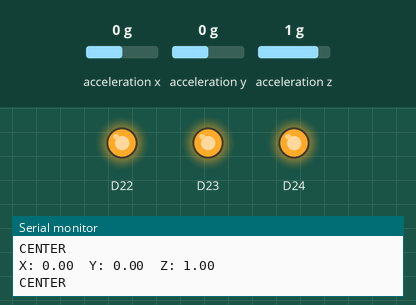
Simulated run of this sketch. Board: Arduino Nano 33 BLE. On the bench: output pins drawn as LEDs (lit = HIGH), the last lines printed to the serial monitor. Inputs (shaded band) come from the test bench; at power-on: acceleration x 0 g, acceleration y 0 g, acceleration z 1 g.

Above: at 1.2 s.
1.3 s: acceleration x set to -0.2 g
2.8 s: acceleration x set to -0.5 g
At 4.0 s:
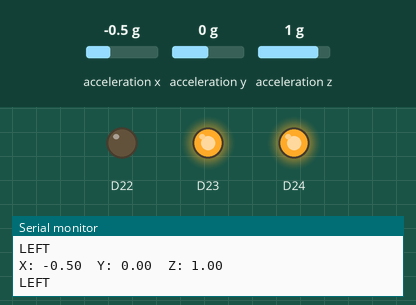
4.3 s: acceleration x set to 0.8 g
At 5.0 s:
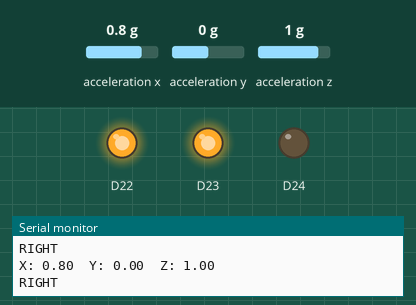
5.8 s: acceleration x set to 0.5 g
7.3 s: acceleration x set to 0.2 g
At 7.6 s:
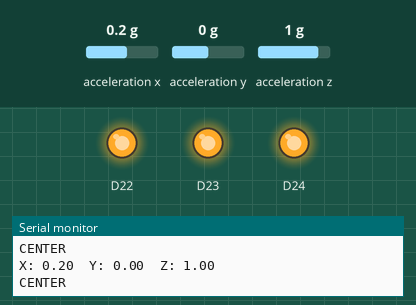
8.8 s: acceleration x set to -1.4 g
At 9.6 s:
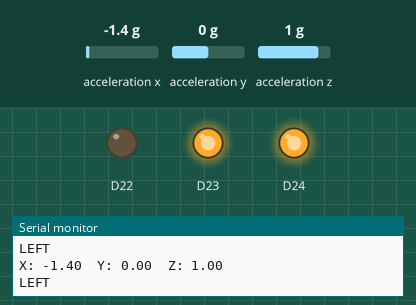
Timing chart, 0 to 11.3 s (numbered marks = the images above; inputs shaded):
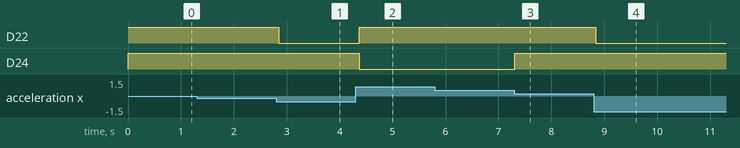

The sketch:

SimpleAccelerometer.ino
```cpp
#include <Arduino_LSM9DS1.h>

void setup() {
  Serial.begin(9600);

  pinMode(LEDR, OUTPUT);
  pinMode(LEDG, OUTPUT);
  pinMode(LEDB, OUTPUT);

  // RGB LEDs are active LOW
  digitalWrite(LEDR, HIGH);
  digitalWrite(LEDG, HIGH);
  digitalWrite(LEDB, HIGH);

  if (!IMU.begin()) {
    Serial.println("Failed to initialize IMU!");
    while (1);
  }

  Serial.println("Tilt Detection Started");
}

void loop() {

  float x, y, z;

  if (IMU.accelerationAvailable()) {

    IMU.readAcceleration(x, y, z);

    Serial.print("X: ");
    Serial.print(x);
    Serial.print("  Y: ");
    Serial.print(y);
    Serial.print("  Z: ");
    Serial.println(z);

    // Turn all LEDs OFF first
    digitalWrite(LEDR, HIGH);
    digitalWrite(LEDG, HIGH);
    digitalWrite(LEDB, HIGH);

    // Tilt Left
    if (x < -0.4) {
      digitalWrite(LEDR, LOW);     // Red ON
      Serial.println("LEFT");
    }

    // Tilt Right
    else if (x > 0.4) {
      digitalWrite(LEDB, LOW);     // Blue ON
      Serial.println("RIGHT");
    }

    // Flat
    else {
      Serial.println("CENTER");
    }
  }

  delay(100);
}
```

Measured:
- the behaviour switches between -0.3 and -0.4 g on acceleration x (found by bisection; images 0 and 1)
- the behaviour switches between 0.4 and 0.3 g on acceleration x (found by bisection; images 2 and 3)
- after the input at 2.8 s, D22: HIGH → LOW at once
- after the input at 4.3 s, D22: LOW → HIGH after 0.07 s; D24: HIGH → LOW after 0.07 s
- after the input at 7.3 s, D24: LOW → HIGH at once
- after the input at 8.8 s, D22: HIGH → LOW at once
